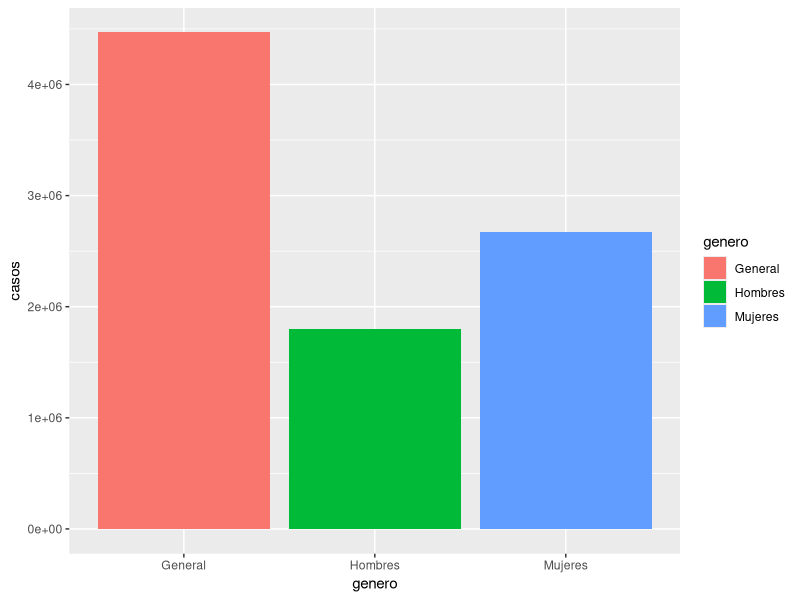
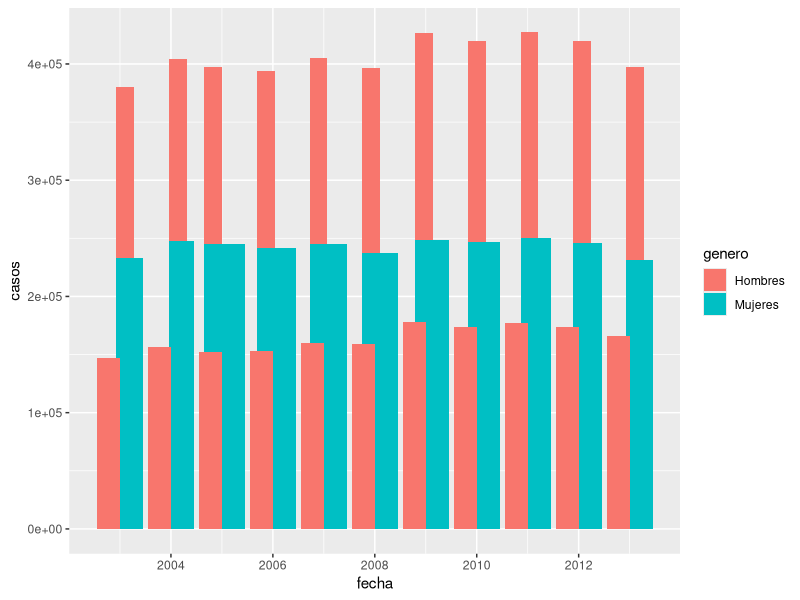
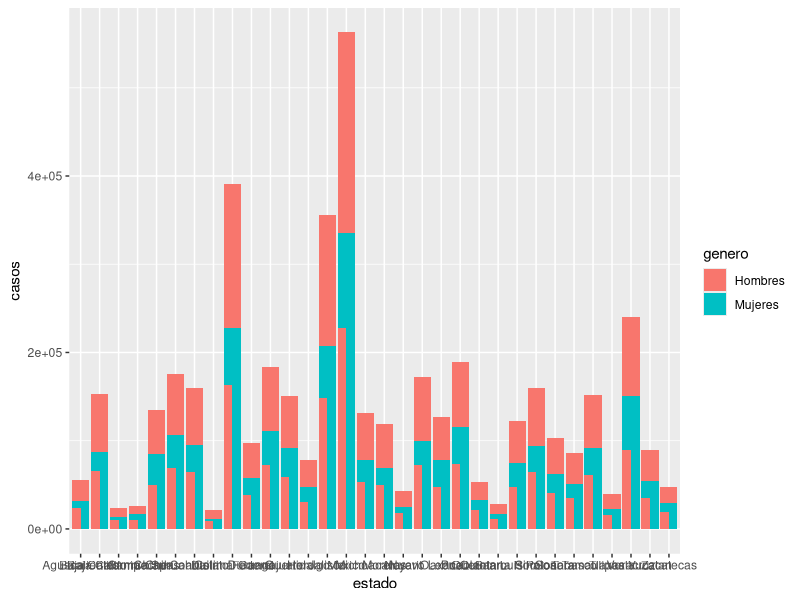
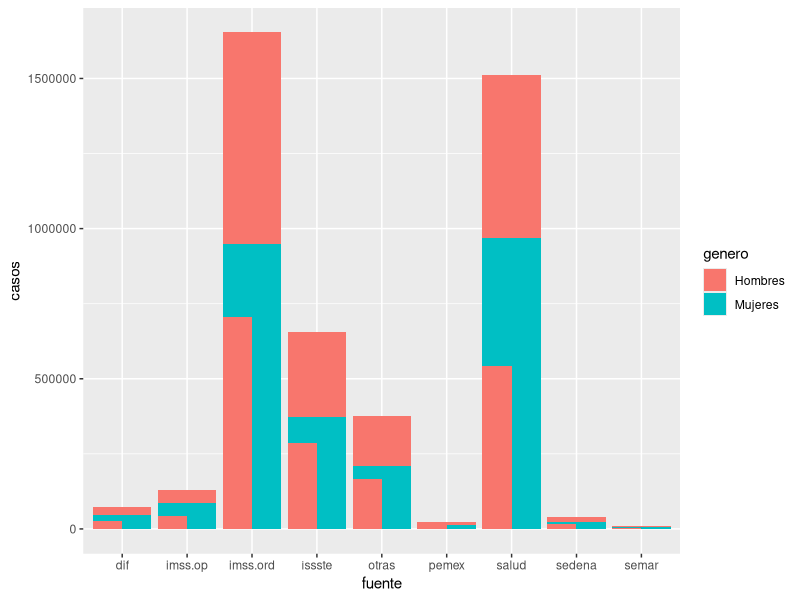
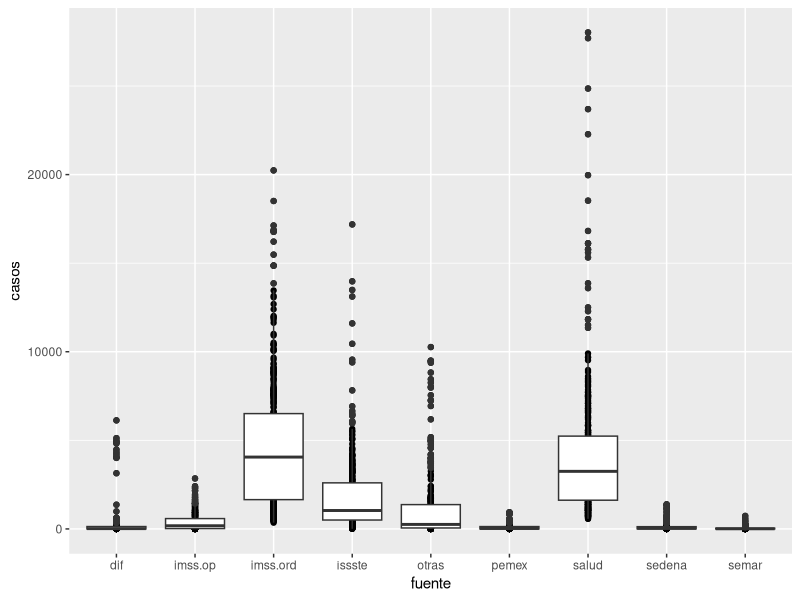
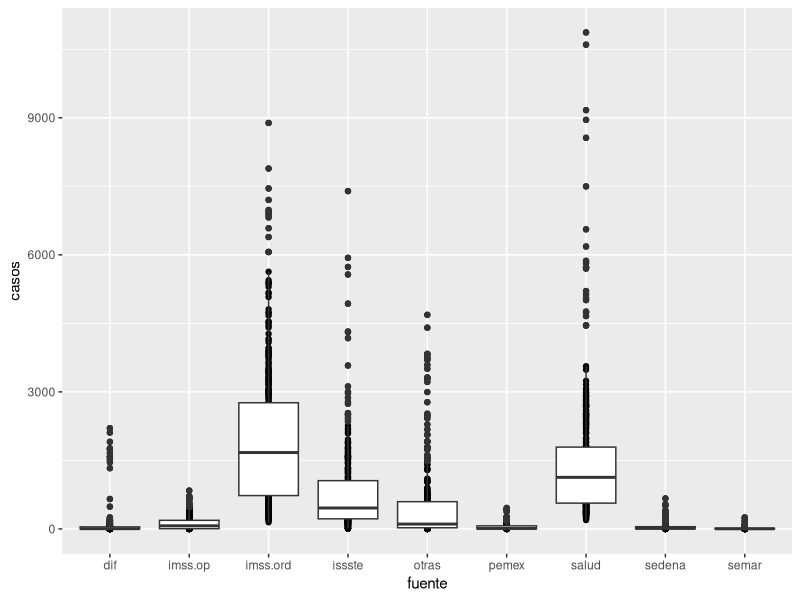
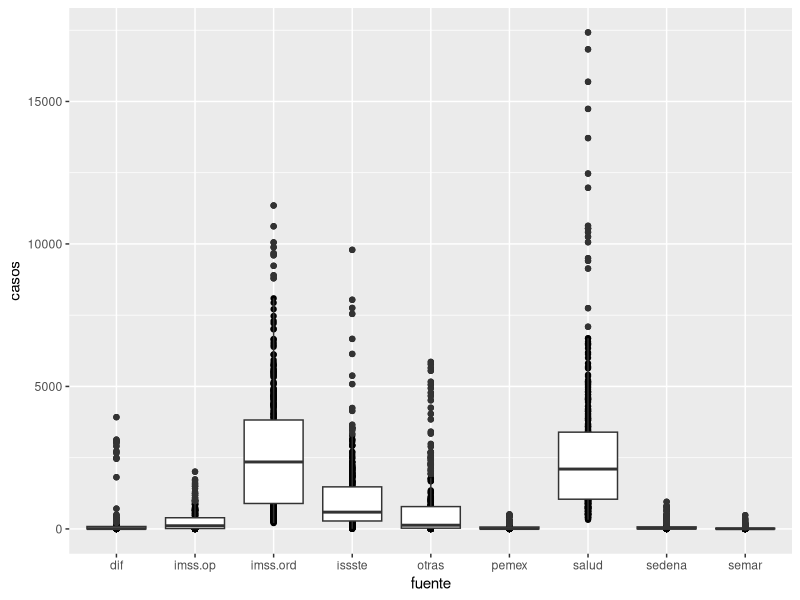
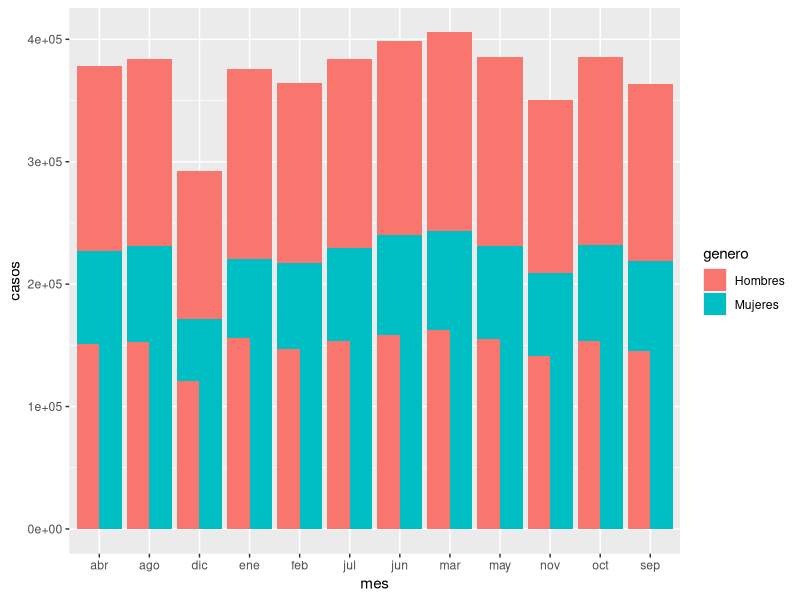

Write R code to recreate these figures, in order.
## ---- chunk 1
paquetes.utilizados <- c("ggplot2")
paquetes.instalados <- rownames(installed.packages())
paquetes.por.instalar <- setdiff(paquetes.utilizados, paquetes.instalados)

if (length(paquetes.por.instalar) != 0 ) install.packages(paquetes.por.instalar, 
                                                          repos = "http://cran.us.r-project.org")
# Carga los paquetes a utilizar.
lapply(paquetes.utilizados, library, character.only = TRUE)
## ---- chunk 2
directorio <- c("/Users/carmorsa/Desktop/PROYECTO")
setwd(directorio)
setwd("./DATOS/PROCESADOS")

fuente <- read.csv("Fuente.csv", sep = ",")
mes <- read.csv("Mes.csv", sep = ",")
edad <- read.csv("Edad.csv", sep = ",")

fuente <- fuente[,2:6]
mes <- mes[,2:6]
edad <- edad[,2:6]

## ---- chunk 3
head(fuente)
unique(as.character(fuente$fuente))
## ---- chunk 4
head(mes)
## ---- chunk 5
head(edad)
unique(as.character(edad$edad))
## ---- chunk 6
c("estado", "genero", "fecha", "mes", "fuente", "edad", "casos")
## ---- chunk 7
unique(as.character(fuente$estado))
## ---- chunk 8
unique(as.character(fuente$genero))
## ---- chunk 9
unique(fuente$fecha)
## ---- chunk 10
unique(as.character(mes$mes))
## ---- chunk 11
unique(as.character(fuente$fuente))
## ---- chunk 12
unique(as.character(edad$edad))
## ---- chunk 13
max <- max(fuente$casos, mes$casos, edad$casos)
min <- min(fuente$casos)
casosMaxMin <- data.frame(min, max)
row.names(casosMaxMin) <- c("casos")
casosMaxMin
## ---- chunk 14
subset(mes, genero == "Hombres" & fecha == 2008 & mes == "abr" & estado == "Durango")

subset(fuente, genero == "Hombres" & fecha == 2008 & fuente == "issste" & estado == "Durango")
## ---- chunk 15
General <- NULL
Hombres <- NULL
Mujeres <- NULL
Fecha <- NULL

i <- 2003
while(i <= 2013) {
    General[i-2002] <- sum(subset(fuente, fecha == i & genero == "General")$casos)
    Hombres[i-2002] <- sum(subset(fuente, fecha == i & genero =="Hombres")$casos)
    Mujeres[i-2002] <- sum(subset(fuente, fecha == i & genero == "Mujeres")$casos)
    Fecha[i-2002] <- i
    Total <- Hombres + Mujeres
    Diferencia <- Total - General
    TablaFuenteFecha <- data.frame(Fecha, General, Hombres, Mujeres, Total, Diferencia)
    i <- i+1
}
TablaFuenteFecha
## ---- chunk 16
i <- 2003
while(i <= 2013) {
    General[i-2002] <- sum(subset(mes, fecha == i & genero == "General")$casos)
    Hombres[i-2002] <- sum(subset(mes, fecha == i & genero =="Hombres")$casos)
    Mujeres[i-2002] <- sum(subset(mes, fecha == i & genero == "Mujeres")$casos)
    Fecha[i-2002] <- i
    Total <- Hombres + Mujeres
    Diferencia <- Total - General
    TablaMesFecha <- data.frame(Fecha, General, Hombres, Mujeres, Total, Diferencia)
    i <- i+1
}
TablaMesFecha
## ---- chunk 17
i <- 2003
while(i <= 2013) {
    General[i-2002] <- sum(subset(edad, fecha == i & genero == "General")$casos)
    Hombres[i-2002] <- sum(subset(edad, fecha == i & genero =="Hombres")$casos)
    Mujeres[i-2002] <- sum(subset(edad, fecha == i & genero == "Mujeres")$casos)
    Fecha[i-2002] <- i
    Total <- Hombres + Mujeres
    Diferencia <- Total - General
    TablaEdadFecha <- data.frame(Fecha, General, Hombres, Mujeres, Total, Diferencia)
    i <- i+1
}
TablaEdadFecha
## ---- chunk 18
sapply(TablaFuenteFecha[,3:5], sum)
sapply(TablaMesFecha[,3:5], sum)
sapply(TablaEdadFecha[,3:5], sum)
## ---- chunk 19
hombresDif <- subset(fuente, genero == "Hombres" & fuente == "dif")$casos
sum(hombresDif)
## ---- chunk 20
TablaGeneral <- TablaEdadFecha[,1:4]
CasosTotales <- sum(TablaGeneral$General)
CasosTotalesHombres <- sum(TablaGeneral$Hombres)
CasosTotalesMujeres <- sum(TablaGeneral$Mujeres)
TablaCasosTotales <- data.frame(CasosTotalesHombres, CasosTotalesMujeres, CasosTotales)
names(TablaCasosTotales) <- c("Hombres", "Mujeres", "Total")
row.names(TablaCasosTotales) <- c("Casos")
TablaCasosTotales
## ---- chunk 21
CasosTotalesMujeresPorcentaje <- (CasosTotalesMujeres / CasosTotales) * 100
CasosTotalesHombresPorcentaje <- (CasosTotalesHombres / CasosTotales) * 100
TablaCasosPorcentaje <- data.frame(CasosTotalesHombresPorcentaje, CasosTotalesMujeresPorcentaje)
names(TablaCasosPorcentaje) <- c("Hombres", "Mujeres")
row.names(TablaCasosPorcentaje) <- c("%")
TablaCasosPorcentaje
## ---- chunk 22
setwd(directorio)
setwd("./GRAFICAS/EXPLORATORIAS")
gGeneral <- qplot(genero, data = fuente, weight = casos, fill = genero, ylab = "casos")
gGeneral + geom_bar()
## ---- chunk 23
maxCasosAnual <- subset(TablaGeneral, TablaGeneral$General == max(TablaGeneral$General))$Fecha
maxCasosAnualHombres <- subset(TablaGeneral, TablaGeneral$Hombres == max(TablaGeneral$Hombres))$Fecha
maxCasosAnualMujeres <- subset(TablaGeneral, TablaGeneral$Mujeres == max(TablaGeneral$Mujeres))$Fecha
minCasosAnual <- subset(TablaGeneral, TablaGeneral$General == min(TablaGeneral$General))$Fecha
minCasosAnualHombres <- subset(TablaGeneral, TablaGeneral$Hombres == min(TablaGeneral$Hombres))$Fecha
minCasosAnualMujeres <- subset(TablaGeneral, TablaGeneral$Mujeres == min(TablaGeneral$Mujeres))$Fecha
Hombres <- c(minCasosAnualHombres, maxCasosAnualHombres)
Mujeres <- c(minCasosAnualMujeres, maxCasosAnualMujeres)
General <- c(minCasosAnual, maxCasosAnual)

TablaMinMax <- data.frame(Hombres, Mujeres, General)
row.names(TablaMinMax) <- c("min", "max")
TablaMinMax
## ---- chunk 24
promedioAnual <- mean(TablaGeneral$General)
promedioAnualHombres <- mean(TablaGeneral$Hombres)
promedioAnualMujeres <- mean(TablaGeneral$Mujeres)
TablaPromedioAnual <- data.frame(promedioAnual, promedioAnualMujeres, promedioAnualHombres)
names(TablaPromedioAnual) <- c("General", "Mujeres", "Hombres")
TablaPromedioAnual
## ---- chunk 25
l <- qplot(fecha, data = subset(fuente, genero!="General"), weight = casos, fill = genero, ylab = "casos")
l + geom_bar(position="dodge")
## ---- chunk 26
i  <- 1
General <- NULL
Hombres <- NULL
Mujeres <- NULL
Estado <- unique(mes$estado)
while(i <= 32) {
    General[i] <- sum(subset(mes, estado == Estado[i]  & genero == "General")$casos)
    Hombres[i] <- sum(subset(mes, Estado[i] == estado & genero == "Hombres")$casos)
    Mujeres[i] <- sum(subset(mes, Estado[i] == estado & genero == "Mujeres")$casos)
    i <- i+1
}
TablaGeneralEstados <- data.frame(Estado, General, Hombres, Mujeres)
maxEstado <- as.character(subset(TablaGeneralEstados, TablaGeneralEstados$General == max(TablaGeneralEstados$General))$Estado)
minEstado <- as.character(subset(TablaGeneralEstados, TablaGeneralEstados$General == min(TablaGeneralEstados$General))$Estado)
maxEstadoHombres <- as.character(subset(TablaGeneralEstados, TablaGeneralEstados$Hombres == max(TablaGeneralEstados$Hombres))$Estado)
minEstadoHombres <- as.character(subset(TablaGeneralEstados, TablaGeneralEstados$Hombres == min(TablaGeneralEstados$Hombres))$Estado)
maxEstadoMujeres <- as.character(subset(TablaGeneralEstados, TablaGeneralEstados$Mujeres == max(TablaGeneralEstados$Mujeres))$Estado)
minEstadoMujeres <- as.character(subset(TablaGeneralEstados, TablaGeneralEstados$Mujeres == min(TablaGeneralEstados$Mujeres))$Estado)
Hombres <- c(minEstadoHombres, maxEstadoHombres)
Mujeres <- c(minEstadoMujeres, maxEstadoMujeres)
General <- c(minEstado, maxEstado)
TablaMinMaxEstados <- data.frame(Hombres, Mujeres, General)
row.names(TablaMinMaxEstados) <- c("min", "max")
TablaMinMaxEstados
## ---- chunk 27
i  <- 1
General <- NULL
Hombres <- NULL
Mujeres <- NULL
while(i <= 32) {
    General[i] <- sum(subset(mes, Estado[i] == estado & genero ==   "General")$casos) * 100 / CasosTotales
    i <- i+1
}
TablaEstadosPorcentaje <- data.frame(Estado, General)
TablaEstadosPorcentaje <- TablaEstadosPorcentaje[order(-TablaEstadosPorcentaje$General),]
TablaEstadosPorcentaje
## ---- chunk 28
qplot(estado, data = subset(fuente, genero != "General"), weight = casos, ylab = "casos", fill = genero) + geom_bar(position = "dodge")
## ---- chunk 29
General <- subset(fuente, genero == "General")
subset(General, casos == max(General$casos))
## ---- chunk 30
Hombres <- subset(fuente, genero == "Hombres")
subset(Hombres, casos == max(Hombres$casos))
## ---- chunk 31
Mujeres <- subset(fuente, genero == "Mujeres")
subset(Mujeres, casos == max(Mujeres$casos))
## ---- chunk 32
i  <- 1
General <- NULL
Hombres <- NULL
Mujeres <- NULL
Fuente <- unique(fuente$fuente)
while(i <= 9) {
    General[i] <- sum(subset(fuente, Fuente[i] == fuente & genero ==   "General")$casos) * 100 / CasosTotales
    i <- i+1
}
TablaFuentePorcentaje <- data.frame(Fuente, General)
TablaFuentePorcentaje <- TablaFuentePorcentaje[order(-TablaFuentePorcentaje$General),]
TablaFuentePorcentaje
## ---- chunk 33
qplot(fuente, data = subset(fuente, genero != "General"), weight = casos, ylab = "casos", fill = genero) + geom_bar(position = "dodge")
## ---- chunk 34
summary(subset(fuente, genero == "General")$casos)
## ---- chunk 35
var(subset(fuente, genero == "General")$casos)
## ---- chunk 36
sd(subset(fuente, genero == "General")$casos)
## ---- chunk 37
qplot(fuente, casos, data = subset(fuente, genero == "General")) + geom_boxplot()
## ---- chunk 38
summary(subset(fuente, genero == "Hombres")$casos)
## ---- chunk 39
var(subset(fuente, genero == "Hombres")$casos)
## ---- chunk 40
sd(subset(fuente, genero == "Hombres")$casos)
## ---- chunk 41
qplot(fuente, casos, data = subset(fuente, genero == "Hombres")) + geom_boxplot()
## ---- chunk 42
summary(subset(fuente, genero == "Mujeres")$casos)
## ---- chunk 43
var(subset(fuente, genero == "Mujeres")$casos)
## ---- chunk 44
sd(subset(fuente, genero == "Mujeres")$casos)
## ---- chunk 45
qplot(fuente, casos, data = subset(fuente, genero == "Mujeres")) + geom_boxplot()
## ---- chunk 46
i  <- 1
General <- NULL
Hombres <- NULL
Mujeres <- NULL
Fuente <- unique(fuente$fuente)
while(i <= 9) {
    General[i] <- mean(subset(fuente, Fuente[i] == fuente & genero ==   "General")$casos)
    i <- i+1
}
TablaFuentePromedio <- data.frame(Fuente, General)
TablaFuentePromedio <- TablaFuentePromedio[order(-TablaFuentePromedio$General),]
TablaFuentePromedio
## ---- chunk 47
General <- subset(mes, genero == "General")
subset(General, casos == max(General$casos))
## ---- chunk 48
Hombres <- subset(mes, genero == "Hombres")
subset(Hombres, casos == max(Hombres$casos))
## ---- chunk 49
Mujeres <- subset(mes, genero == "Mujeres")
subset(Mujeres, casos == max(Mujeres$casos))
## ---- chunk 50
i  <- 1
General <- NULL
Hombres <- NULL
Mujeres <- NULL
Mes <- unique(mes$mes)
while(i <= 12) {
    General[i] <- sum(subset(mes, Mes[i] == mes & genero == "General")$casos) * 100 / CasosTotales
    i <- i+1
}
TablaMesPorcentaje <- data.frame(Mes, General)
TablaMesPorcentaje <- TablaMesPorcentaje[order(-TablaMesPorcentaje$General),]
TablaMesPorcentaje
## ---- chunk 51
qplot(mes, data = subset(mes, genero != "General"), weight = casos, ylab = "casos", fill = genero) + geom_bar(position = "dodge")
## ---- chunk 52
summary(subset(mes, genero == "General")$casos)
## ---- chunk 53
var(subset(mes, genero == "General")$casos)
## ---- chunk 54
sd(subset(mes, genero == "General")$casos)
## ---- chunk 55
qplot(mes, casos, data = subset(mes, genero == "General")) + geom_boxplot()
## ---- chunk 56
summary(subset(mes, genero == "Hombres")$casos)
## ---- chunk 57
var(subset(mes, genero == "Hombres")$casos)
## ---- chunk 58
sd(subset(mes, genero == "Hombres")$casos)
## ---- chunk 59
qplot(mes, casos, data = subset(mes, genero == "Hombres")) + geom_boxplot()
## ---- chunk 60
summary(subset(mes, genero == "Mujeres")$casos)
## ---- chunk 61
var(subset(mes, genero == "Mujeres")$casos)
## ---- chunk 62
sd(subset(mes, genero == "Mujeres")$casos)
## ---- chunk 63
qplot(mes, casos, data = subset(mes, genero == "Mujeres")) + geom_boxplot()
## ---- chunk 64
i  <- 1
General <- NULL
Hombres <- NULL
Mujeres <- NULL
Mes <- unique(mes$mes)
while(i <= 12) {
    General[i] <- mean(subset(mes, Mes[i] == mes & genero ==   "General")$casos)
    i <- i+1
}
TablaMesPromedio <- data.frame(Mes, General)
TablaMesPromedio <- TablaMesPromedio[order(-TablaMesPromedio$General),]
TablaMesPromedio
## ---- chunk 65
General <- subset(edad, genero == "General")
subset(General, casos == max(General$casos))
## ---- chunk 66
Hombres <- subset(edad, genero == "Hombres")
subset(Hombres, casos == max(Hombres$casos))
## ---- chunk 67
Mujeres <- subset(edad, genero == "Mujeres")
subset(Mujeres, casos == max(Mujeres$casos))
## ---- chunk 68
i  <- 1
General <- NULL
Hombres <- NULL
Mujeres <- NULL
Edad <- unique(edad$edad)
while(i <= 12) {
    General[i] <- sum(subset(edad, Edad[i] == edad & genero == "General")$casos) * 100 / CasosTotales
    i <- i+1
}
TablaEdadPorcentaje <- data.frame(Edad, General)
TablaEdadPorcentaje <- TablaEdadPorcentaje[order(-TablaEdadPorcentaje$General),]
TablaEdadPorcentaje
## ---- chunk 69
qplot(edad, data = subset(edad, genero != "General"), weight = casos, ylab = "casos", fill = genero) + geom_bar(position = "dodge")
## ---- chunk 70
summary(subset(edad, genero == "General")$casos)
## ---- chunk 71
var(subset(edad, genero == "General")$casos)
## ---- chunk 72
sd(subset(edad, genero == "General")$casos)
## ---- chunk 73
qplot(edad, casos, data = subset(edad, genero == "General")) + geom_boxplot()
## ---- chunk 74
summary(subset(edad, genero == "Hombres")$casos)
## ---- chunk 75
var(subset(edad, genero == "Hombres")$casos)
## ---- chunk 76
sd(subset(edad, genero == "Hombres")$casos)
## ---- chunk 77
qplot(edad, casos, data = subset(edad, genero == "Hombres")) + geom_boxplot()
## ---- chunk 78
summary(subset(edad, genero == "Mujeres")$casos)
## ---- chunk 79
var(subset(edad, genero == "Mujeres")$casos)
## ---- chunk 80
sd(subset(edad, genero == "Mujeres")$casos)
## ---- chunk 81
qplot(edad, casos, data = subset(edad, genero == "Mujeres")) + geom_boxplot()
## ---- chunk 82
i  <- 1
General <- NULL
Hombres <- NULL
Mujeres <- NULL
Edad <- unique(edad$edad)
while(i <= 12) {
    General[i] <- mean(subset(edad, Edad[i] == edad & genero ==   "General")$casos)
    i <- i+1
}
TablaEdadPromedio <- data.frame(Edad, General)
TablaEdadPromedio <- TablaEdadPromedio[order(-TablaEdadPromedio$General),]
TablaEdadPromedio
